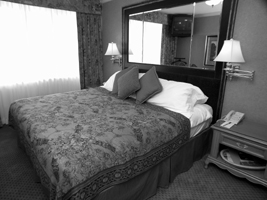
#> input picture 1_2Lecture/computer_vision/cv3_hw/SCENE-15/train/Bedroom/image_0001.jpg, 267 x 200 px; its folder holds only this picture in this run
$ jupyter execute --allow-errors 'HW3_bag of visual words.ipynb'
#> lines starting #> are read from the running program, lines starting #| are printed output that depends on the picture; long printed decimals are rounded
# Bag of Visual words

This project come from HJP_Computer_vision class 3rd assignmentin SKKU(SungKyunKwanUniv).


- Load_data, extract_patches
- extract features
- Normalize
- Codebook
- encode features
- Approximate kernel
- classify images with SVM
- print res

[cell 1]
import time
import cv2
import glob
import os
import numpy as np
import random
from sklearn.decomposition import PCA
from sklearn.cluster import KMeans
from sklearn.kernel_approximation import AdditiveChi2Sampler
from sklearn.svm import LinearSVC

print(cv2.__version__)

[cell 2]
'''
Load Dataset
'''
def scene15():

    train_folders = glob.glob("SCENE-15/train/*")
    train_folders.sort()
    classes = dict()
    x_train = list()
    y_train = list()
    for index, folder in enumerate(train_folders):
        label = os.path.basename(folder) #return the base name of pathname  "folder"
        classes[label] = index
        paths = glob.glob(os.path.join(folder, "*"))
        for path in paths:
            x_train.append(cv2.imread(path, 0))
            y_train.append(index)

    x_test = list()
    y_test = list()
    test_folders = glob.glob("SCENE-15/test/*")
    test_folders.sort()
    for folder in test_folders:
        label = os.path.basename(folder)
        index = classes[label]
        paths = glob.glob(os.path.join(folder, "*"))
        for path in paths:
            x_test.append(cv2.imread(path, 0))
            y_test.append(index)

    return x_train, y_train, x_test, y_test, sorted(classes.keys())

[cell 3]
x_train, y_train, x_test, y_test, labels_names = scene15()
#> x_train = 2 items; y_train = [0, 1]; x_test = []; y_test = []; labels_names = ['Bedroom', 'Coast']

random_indices = list(range(len(y_train)))
#> random_indices = [0, 1]
random.shuffle(random_indices)
#> (the rest of this cell did not finish here and is left out)

[cell 4]
'''
Parameters
'''
patch_stride = 32

[cell 5]
'''
Extract Patches
'''
train_key_points = list()
train_feature_shapes = list()
for image in x_train:
    h, w = image.shape
    image_key_points = list()
    for x in range(0, w, patch_stride):
        for y in range(0, h, patch_stride):
            image_key_points.append(cv2.KeyPoint(x, y, patch_stride))
    train_key_points.append(image_key_points)
    train_feature_shapes.append((len(range(0, w, patch_stride)), (len(range(0, h, patch_stride)))))
#> this loop made 2 passes
#> (h, w) on passes 1 to 2: (200, 267), (256, 256)
#> after the loop, train_feature_shapes = [(9, 7), (8, 8)]; train_key_points = 2 items

[cell 6]
test_key_points = list()
test_feature_shapes = list()

for image in x_test:
    h, w = image.shape
    image_key_points = list()
    for x in range(0, w, patch_stride):
        for y in range(0, h, patch_stride):
            image_key_points.append(cv2.KeyPoint(x, y, patch_stride))
    test_key_points.append(image_key_points)
    test_feature_shapes.append((len(range(0, w, patch_stride)), (len(range(0, h, patch_stride)))))
#> this loop made 0 passes
#> after the loop, test_feature_shapes = []; test_key_points = []

[문제 1. 특징 추출 – 15 pts]

1-1. 주어진 Keypoint를 통하여, 각각의 이미지마다 특징을 추출하시오.
이 때, OpenCV 패키지를 활용하여, SIFT와 같은 특징을 추출하시오. (자세한 사항은 템플릿 코드를 참고)

'''
Extract Features
'''
#1) descriptor를 선정하세요. (SIFT, SURF 등) OpenCV의 패키지를 사용하시면 됩니다.
#2) for 반복문 안에서, 1)에서 정의한 descriptor를 통하여 features를 추출하세요. features의 차원은 (# of keypoints, feature_dim) 입니다.

[cell 7]
descriptor = cv2.SIFT_create()
#descriptor = cv2.xfeatures2d.SURF_create(1000, 3, True, True)
#descriptor = cv2.ORB_create()

[cell 8]
train_features = []
index = 0

for image, key_points in zip(x_train, train_key_points):
    _, features = descriptor.detectAndCompute(image, None)
    train_features.append(features)
    index += 1
#> this loop made 2 passes
#> index on passes 1 to 2: 1, 2
#> after the loop, index = 2; train_features = 2 items
    #print("Extract Train Features ... {:4d}/{:4d}".format(index, len(x_train)))
print("train feature extract finished")

[cell 9]
test_features = []
index = 0

for image, key_points in zip(x_test, test_key_points):
    _, features = descriptor.detectAndCompute(image, None)
    test_features.append(features)
    index += 1
#> after the loop, index = 0; test_features = []
    #print("Extract Test Features ... {:4d}/{:4d}".format(index, len(x_test)))
print("test feature extract finished")

[cell 10]
'''
Normalizing
'''
flattened_train_features = np.concatenate(train_features, axis=0)
pca = PCA(n_components=flattened_train_features.shape[-1], whiten=True)
pca.fit(flattened_train_features)

[cell 11]
train_normalized_features = list()
index = 0

for features in train_features:
    features = pca.transform(features)
    train_normalized_features.append(features)
    index += 1
#> after the loop, index = 2; train_normalized_features = 2 items
    #print("Normalize Train Features ... {:4d}/{:4d}".format(index, len(train_features)))

print("train features nomalized")

[cell 12]
test_normalized_features = list()
index = 0

for features in test_features:
    features = pca.transform(features)
    test_normalized_features.append(features)
    index += 1
#> after the loop, index = 0; test_normalized_features = []
    #print("Normalize Test Features ... {:4d}/{:4d}".format(index, len(test_features)))

print("test features nomalized")

[문제 2. Bag-of-Features 구현 – 30 pts]

2-1.
K-means을 통해 구해진 codebook을 통하여, 각각의 이미지의 특징을 인코딩(histogram화 혹은  양자화 라고도 함) 하시오.
(자세한 사항은 템플릿 코드를 참고)

'''
Make Codebook
'''

[cell 13]
#import sklearn.preprocessing import StandardScaler

class Codebook:

    def __init__(self, K):

        self.K = K

        self.kmeans = KMeans(n_clusters=K, verbose=True) #유사한 피쳐끼리 클러스터링 한다.

    def make_code_words(self, features):

        self.kmeans.fit(features)
#| Initialization complete
#| Iteration 0, inertia 83143.546875.
#| Iteration 1, inertia 69146.4765625.
#| Iteration 2, inertia 69049.8984375.
#| Iteration 3, inertia 69006.953125.
#| Iteration 4, inertia 68989.1484375.
#| Iteration 5, inertia 68976.7265625.
#| Iteration 6, inertia 68971.6015625.
#| Converged at iteration 6: strict convergence.

    def encode(self, features, shapes):

        distances = self.kmeans.transform(features) #centroids, codewords와 각 이미지 특징들 간의 거리

        # reshaped_features는 Spatial Pyramid Matching 문제에 활용하세요.
        #reshaped_features = np.reshape(features, (shapes[0], shapes[1], -1))


        # 1) 함수 encode 부분 안의 None 부분을 채우세요.
        #    distances는 K means 알고리즘을 통해 얻어진 centroids, 즉 codewords(visual words)와 각 이미지의 특징들 간의 거리 입니다.
        #    distances 값을 이용하여, features(# of keypoints, feature_dim)를 인코딩(histogram 혹은 quantization이라고도 함) 하세요.
        #    인코딩된 결과인 representations은 (K)로 표현되어야 합니다. 이 때, K는 codewords의 개수입니다.

        #bins =[0, 20, 40, 60, 80, 100] #k==5
        #bins = [0, 10, 20, 30, 40, 50, 60, 70,80, 90, 100] #k==10
        bins =[0, 5, 10, 15, 20, 25, 30, 35, 40, 45, 50, 55, 60, 65, 70, 75, 80, 85, 90, 95, 100] #k == 20

        num_of_codewords, _ = np.histogram(distances, bins = bins)

        if np.array(num_of_codewords).shape != (self.K, ):
            # representations는 반드시 (K) 차원을 가져야 합니다 (Spatial Pyramid Matching 사용 안할 시에만).
            print(np.array(num_of_codewords).shape)
            print(self.K)
            print("Your code may be wrong")

        return num_of_codewords

Kmeans clustering을 통해서 뽑힌 무작위 feature들로부터 공통점들을 찾아 군집을 만들고


그 거리에 따라서, feature들( 얘내가 어떤 애인지는 우리의 관심사가 아님 )을 묶은 애들을

histogram에 넣는다. 다만 히스토그램을 normalize 해야한다.

이 히스토그램이 사실상 bag of visual words를 담당하므로 사실상 이 코드가 핵심이다.

vector화 된 히스토그램 자료들을 ML이 이제 구분해낸다.

[cell 14]
K = 20

[cell 15]
flattened_normalized_train_features = pca.transform(flattened_train_features)
codebook = Codebook(K)
codebook.make_code_words(flattened_normalized_train_features)

[cell 16]
'''
Encode Features
'''
train_encoded_features = []
index = 0

for features, shapes in zip(train_normalized_features, train_feature_shapes):
    encoded_features = codebook.encode(features, shapes)
    train_encoded_features.append(encoded_features)
    index += 1
#> this loop made 2 passes
#> (shapes, index) on passes 1 to 2: ((9, 7), 1), ((8, 8), 2)
#> pass 1, in encode, `distances = self.kmeans.transform(features)`:
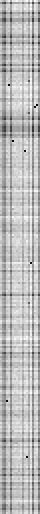
#> distances: shape (257, 20) float32 (shown 2 times larger); min 0, max 21.72, mean 15.8; drawn with min black and max white
#> pass 2, in encode (call 2), `distances = self.kmeans.transform(features)`:
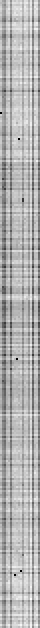
#> distances: shape (314, 20) float32 (shown 2 times larger); min 0, max 21.81, mean 15.2; drawn with min black and max white
#> after the loop, index = 2; train_encoded_features = 2 items
    #print("Encoding Train Features ... {:4d}/{:4d}".format(index, len(train_normalized_features)))

print("train features encoded finished")

[cell 17]
test_encoded_features = []
index = 0

for features, shapes in zip(test_normalized_features, test_feature_shapes):
    encoded_features = codebook.encode(features, shapes)
    test_encoded_features.append(encoded_features)
    index += 1
#> after the loop, index = 0; test_encoded_features = []
    #print("Encoding Text Features ... {:4d}/{:4d}".format(index, len(test_normalized_features)))
print("test feature encoded finished")

[문제 3. SVM을 통한 이미지 분류 – 15 pts]

3-1.
Bag-of-Features 알고리즘을 통해 얻어진 인코딩된 벡터를 통해, SVM을 학습하시오.
이 때, sklearn과 같은 패키지를 활용하여 SVM 학습을 구현하시면 됩니다. (자세한 사항은 템플릿 코드를 참고)

[cell 18]
'''
Approximate Kernel
'''
chi2sampler = AdditiveChi2Sampler(sample_steps=2)
chi2sampler.fit(train_encoded_features, y_train)
train_encoded_features = chi2sampler.transform(train_encoded_features)
#> (the rest of this cell did not finish here and is left out)

[cell 19]
'''
Classify Images with SVM
'''

start_time = time.time()

# 1) 아래의 model 부분에 sklearn 패키지를 활용하여, Linear SVM(SVC) 모델을 정의하세요.
#    처음에는 SVM의 parameter를 기본으로 설정하여 구동하시길 권장합니다.
#    구동 성공 시, SVM의 C 값과 max_iter 파라미터 등을 조정하여 성능 향상을 해보시길 바랍니다.
model = LinearSVC(C=700.0,
                  class_weight=None, dual=True,
                  fit_intercept=True,
                  intercept_scaling=1,
                  loss='squared_hinge',
                  max_iter= 100000, multi_class='ovr',
                  penalty='l2', random_state=0, tol= 1e-4,
                    verbose=0)

#model = LinearSVC(max_iter=10000) #svm의 param을 기본으로 설정하란게 뭔 말일까? 디폴트로 하란건가?

print("Classify Images ...")
model.fit(train_encoded_features, y_train)
train_score = model.score(train_encoded_features, y_train)
#> train_score = 1
#> (the rest of this cell did not finish here and is left out)

[cell 20]
'''
Print Results
'''
print()
print("=" * 90)
print("Train  Score: {:.5f}".format(train_score))
#| Train  Score: 1.000
#> (the rest of this cell did not finish here and is left out)
